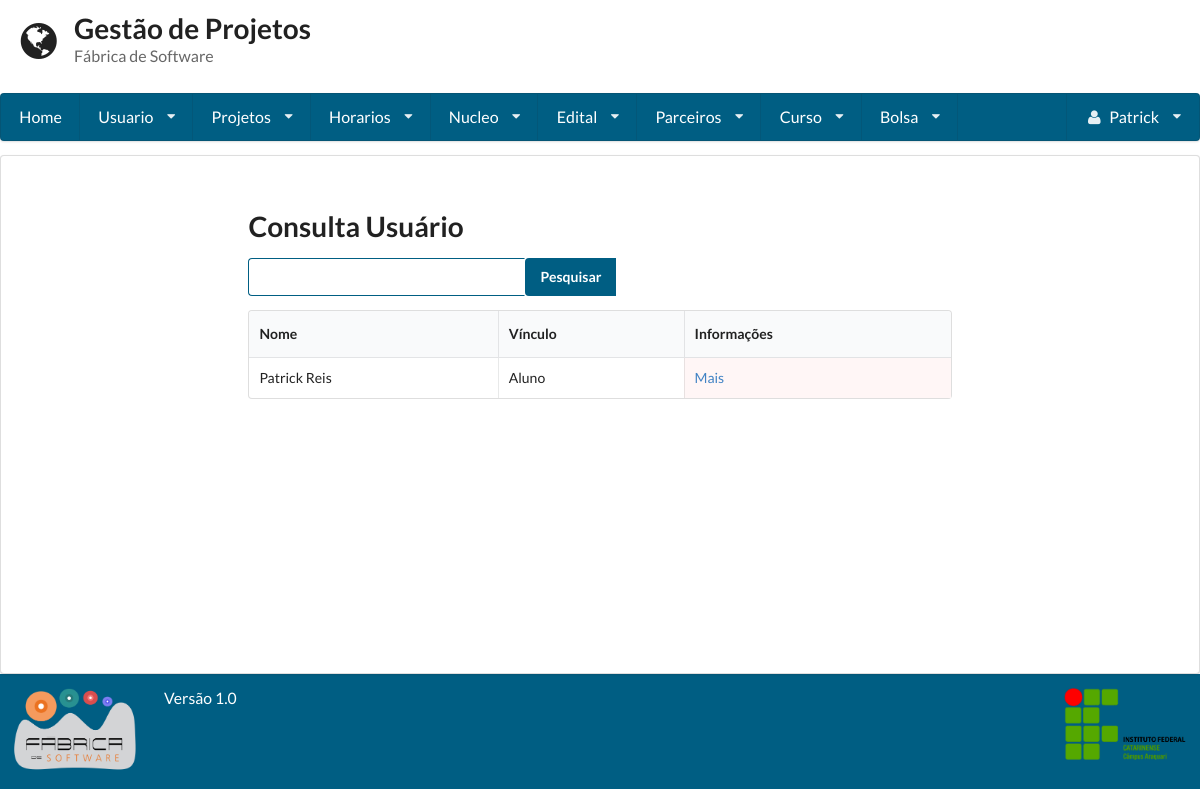
Before: /consulta_usuario/ (signed in) with the older database file.
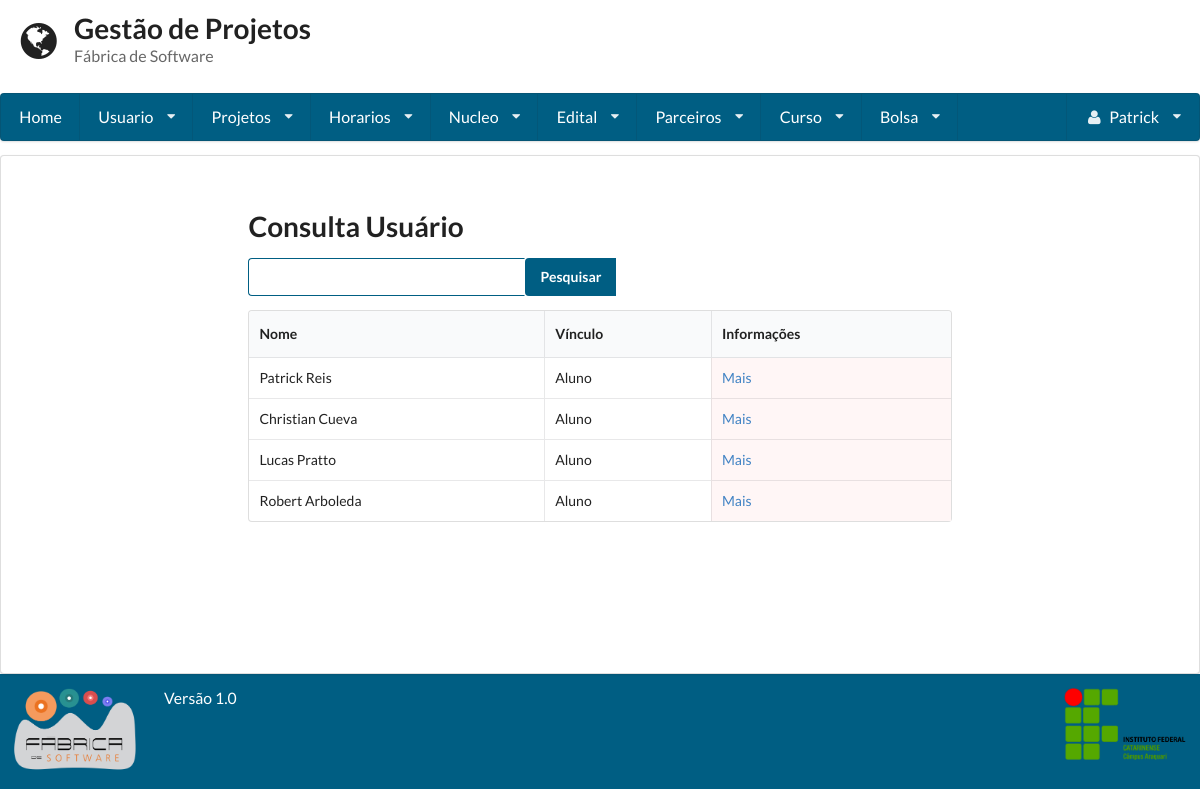
After: the same page with the newer database file.
### gestaoapp/models/usuario.py (models this page shows, shortened)
class Usuario(User):
    PERIODO_CHOICES = (
        ('primeiro', '1° Semestre'),
        ('segundo', '2° Semestre'),
        ('terceiro', '3° Semestre'),
        ('quarto', '4° Semestre'),
        ('quinto', '5° Semestre'),
        ('sexto', '6° Semestre'),
        ('setimo', '7° Semestre'),
        ('oitavo', '8° Semestre'),
        ('nono', '9° Semestre'),
        ('decimo', '10° Semestre'),
    )
    VINCULO_CHOICES = (
        ('Aluno', 'Aluno'),
        ('Professor', 'Professor'),
    )
    periodo = models.CharField(
        max_length=255, null=True, blank=True,
        choices=PERIODO_CHOICES
    )
    vinculo_institucional = models.CharField(
        max_length=255, null=True, blank=True,
        choices=VINCULO_CHOICES)
    email_opcional = models.EmailField(max_length=254, null=True, blank=True)
    matricula = models.CharField(max_length=255, unique=True)
    foto = models.ImageField(upload_to='profile_images')
    carga_horaria = models.IntegerField(validators=[MaxValueValidator(100), MinValueValidator(1)])
    telefone1 = models.CharField(max_length=11)
    telefone2 = models.CharField(max_length=11, blank=True, null=True)
    curso = models.ForeignKey(Curso, null=True, blank=True)
    verificacao = models.CharField(max_length=255, null=True, blank=True, unique=True)
    lattes = models.URLField(null=True, blank=True)
    desc = models.TextField()
    super_adm = models.BooleanField(default=False)

### gestaoapp/views/usuario.py (the view, shortened to what this page needs)
# urls.py: url(r'^consulta_usuario/', ConsultaUsuario.as_view()),
class ConsultaUsuario(LoginRequiredMixin, View):
    template = 'usuario/consulta.html'
    def get(self, request):
        form = Busca()
        usuario = Usuario.objects.all()
        return render(request, self.template, {'usuarios': usuario, "form": form})

### gestaoapp/forms/busca.py
class Busca(forms.Form):
	nome = forms.CharField(label='Buscar', widget=forms.TextInput)

### gestaoapp/templates/usuario/consulta.html (shortened to what this page needs)
{% extends 'base.html' %}
{% block conteudo %}
    {% if user.is_superuser %}
        <form method='POST' action='/consulta_usuario/' class="ui form">
            <h1 class=" ui header">Consulta Usuário</h1>
            <div class="ui action input">
                {{ form.nome }}
                <input type="submit" value="Pesquisar" class='icon search'>
            </div>
        </form>
        <table class="ui celled table">
            <thead>
            <tr>
                <th>Nome</th>
                <th>Vínculo</th>
                <th>Informações</th>
            </tr>
            </thead>
            <tbody>
            {% for usuario in usuarios %}
                <tr>
                    <td>{{ usuario.first_name }} {{ usuario.last_name }}</td>
                    <td>{{ usuario.vinculo_institucional }}</td>
                    <td class="negative"><a href="../visualizar_usuario/{{ usuario.id }}">Mais</a></td>
                </tr>
            {% endfor %}
            </tbody>
        </table>
    {% endif %}
{% endblock %}

### gestaoapp/templates/base.html (shortened to what this page needs)
<!doctype html>
<head>
    {% load staticfiles %}
    <link rel="stylesheet" href="{% static 'semantic-2.1/dist/semantic.css' %}"/>
    <link rel="stylesheet" href="{% static 'base.css' %}"/>
</head>
<body class="cor-fundo">
<header class="cabecalho">
    <div class="ui grid">
        <div class="row">
            <div class='twelve wide column'>
                <h1 class="ui header">
                    <i class='ui icon world'></i>
                    <div class="ui content">
                        Gestão de Projetos
                        <p class="sub header">
                            Fábrica de Software
                        </p>
                    </div>
                </h1>
            </div>
        </div>
        {% if user.is_authenticated %}
            <div class="computer only row">
                <nav class="ui large menu stackable"><a class="item" href="/home">Home</a>
                    <div class="ui dropdown item">Usuario<i class="dropdown icon"></i>
                    </div>
                    <div class="ui dropdown item">Projetos<i class="dropdown icon"></i>
                    </div>
                    <div class="ui dropdown item">Horarios<i class="dropdown icon"></i>
                    </div>
                    <div class="ui dropdown item">Nucleo<i class="dropdown icon"></i>
                    </div>
                    <div class="ui dropdown item">Edital<i class="dropdown icon"></i>
                    </div>
                    <div class="ui dropdown item">Parceiros<i class="dropdown icon"></i>
                    </div>
                    {% if user.is_superuser %}
                        <div class="ui dropdown item">Curso<i class="dropdown icon"></i>
                        </div>
                    {% endif %}
                    {% if user.is_superuser %}
                        <div class="ui dropdown item">Bolsa<i class="dropdown icon"></i>
                        </div>
                    {% endif %}
                    <div class="ui dropdown item right floated"><i class="user icon"></i>
                        {{ request.user.first_name }} <i class="dropdown icon"></i>
                    </div>
                </nav>
            </div>
        {% endif %}
    </div>
</header>
<article class="corpo ui segment cor-conteudo">
    <div class="ui grid">
        <div class="row">
            <div class="three wide column"></div>
            <div class="ten wide column">
                {% block conteudo %}
                {% endblock %}
            </div>
        </div>
    </div>
</article>
<footer class="ui grid rodape verde_escuro">
    <div class="two wide column">
        <img class="ui small image" src="{% static 'fabrica.png' %}">
    </div>
    <div class=" twelve wide column">
        <label class="centered"> Versão 1.0 </label>
    </div>
    <div class="two wide column">
        <img class="ui small image" src="{% static 'ifc2.png' %}">
    </div>
</footer>
</body>
</html>

### static/base.css (style rules this page uses)
.ui.grid { margin:0 !important; padding:0 !important; }
.cabecalho { min-height: 16% !important; color: #005e83 !important; }
.cabecalho .grid { margin:0 !important; padding:0 !important; }
.corpo { min-height: 64.9% !important; }
.rodape { min-height: 11% !important; }
article { margin: 0 !important; }
input.icon.search { background-color: #005e83 !important; color: #fff !important; font-weight: bold !important; }
.verde_escuro { background:#005e83 !important; color:#FFFFFF !important; }
.ui.menu { width: 100% !important; background-color: #005e83 !important; }
.ui.menu > .item { color: #FFF !important; }
label { font-size: 1.125em !important; }
input { border-color: #005E83 !important; }

Changed rows visible on the page:
added Usuario: first_name "Christian", last_name "Cueva", vinculo_institucional "Aluno"
added Usuario: first_name "Lucas", last_name "Pratto", vinculo_institucional "Aluno"
added Usuario: first_name "Robert", last_name "Arboleda", vinculo_institucional "Aluno"
